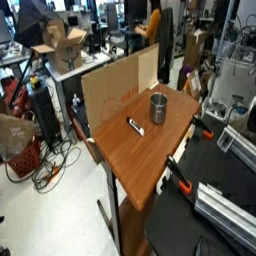
#> input picture datasets/droid_100_sample_pictures/idx_0_resize.png, 256 x 256 px; its folder holds only this picture in this run
$ python utils.py
#> lines starting #> are read from the running program, lines starting #| are printed output that depends on the picture
import math
import numpy as np
import cv2
import os


# [44 lines left out: function get_storage, not called in this run]


def convert_images_to_grayscale(input_folder, output_folder):
#> called with input_folder = '../datasets/droid_100_sample_pictures'
    if not os.path.exists(output_folder):
        os.makedirs(output_folder)

    for filename in os.listdir(input_folder):
        file_path = os.path.join(input_folder, filename)

        if os.path.isfile(file_path) and file_path.lower().endswith(('.png', '.jpg', '.jpeg', '.bmp', '.tiff')):
            img = cv2.imread(file_path)
#> img is the input picture: shape (256, 256, 3); mean B, G, R 84.9, 97.4, 105
            gray_img = cv2.cvtColor(img, cv2.COLOR_BGR2GRAY)
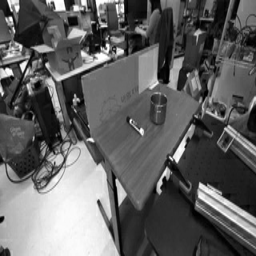
#> gray_img: shape (256, 256); min 0, max 255, mean 98.2
            print(f"{gray_img.shape = }")
#| gray_img.shape = (256, 256)
#> (the run stopped early here; a loop or call above may not have finished)
